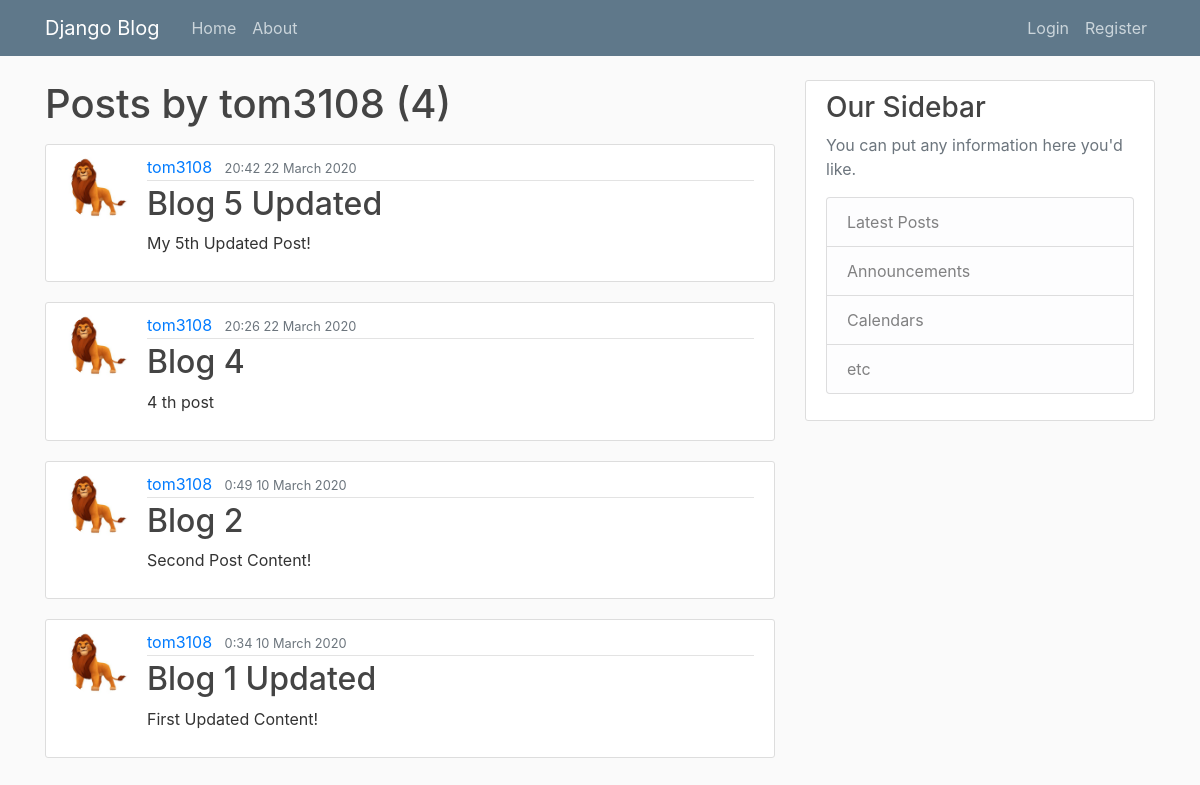
Before: /blog/user/tom3108 with the older database file.
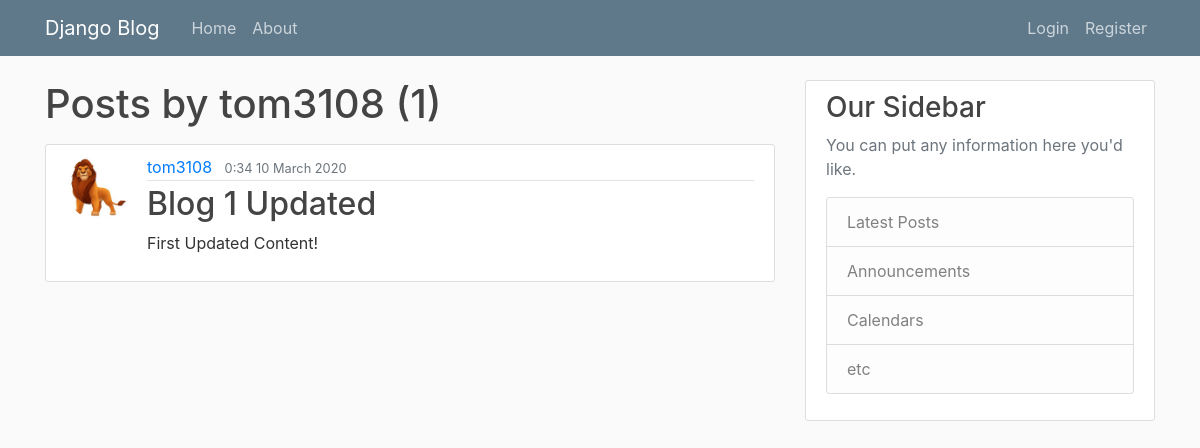
After: the same page with the newer database file.
### blog/models.py (models this page shows, shortened)
class Post (models.Model):
	title = models.CharField(max_length=100)
	content = models.TextField()
	date_posted = models.DateTimeField(default=timezone.now)
	author = models.ForeignKey(User, on_delete=models.CASCADE)

### users/models.py (models this page shows, shortened)
class Profile(models.Model):
    user = models.OneToOneField(User, on_delete=models.CASCADE)
    image = models.ImageField(default='default.jpg', upload_to='profile_pics')

### blog/views.py (the view)
# urls.py: path('user/<str:username>', UserPostListView.as_view(), name='user-posts'),
class UserPostListView(ListView):
    model = Post
    template_name = 'blog/user_posts.html'  # <app>/<model>_<viewtype>.html
    context_object_name = 'posts'
    paginate_by = 5
    def get_queryset(self):
        user=get_object_or_404(User, username=self.kwargs.get('username'))
        return Post.objects.filter(author=user).order_by('-date_posted')

### blog/templates/blog/user_posts.html (shortened to what this page needs)
{% extends 'blog/base.html' %}
{% block content %}
  <h1 class="mb-3">Posts by {{ view.kwargs.username }}  ({{ page_obj.paginator.count }}) </h1>
	{% for post in posts %}
		<article class="media content-section">
			<img class = "rounded-circle article-img" src=" {{ post.author.profile.image.url }} ">
		  <div class="media-body">
		    <div class="article-metadata">
		      <a class="mr-2" href="{% url 'user-posts' post.author.username %}">{{ post.author }}</a>
		      <small class="text-muted">{{ post.date_posted|date:"G:i  d F Y" }}</small>
		    </div>
		    <h2><a class="article-title" href="{% url 'post-detail' post.id %}">{{ post.title }}</a></h2>
		    <p class="article-content">{{ post.content }}</p>
		  </div>
		</article>
	{% endfor %}
{% endblock %}

Changed rows visible on the page:
removed Post: author.profile.image (picture), author "tom3108", date_posted "20:42 22 March 2020", title "Blog 5 Updated", content "My 5th Updated Post!"
removed Post: author.profile.image (picture), author "tom3108", date_posted "20:26 22 March 2020", title "Blog 4", content "4 th post"
removed Post: author.profile.image (picture), author "tom3108", date_posted "0:49 10 March 2020", title "Blog 2", content "Second Post Content!"
Other visible differences:
{{ page_obj.paginator.count }}: "4" → "1"
